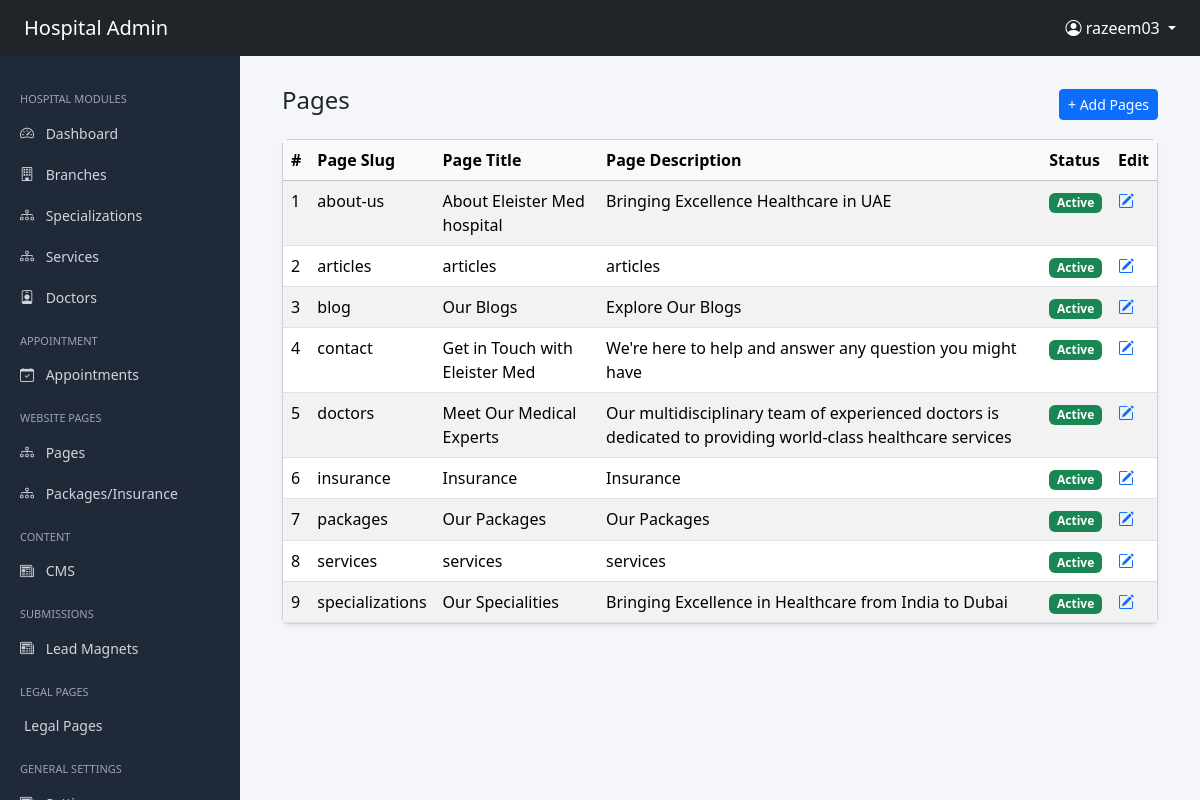
The app's page /administrator/listing-pages/ (signed in) with its own data.
### accounts/models.py (models this page shows, shortened)
class User(AbstractUser):
    phone_number = models.CharField(max_length=15, blank=True, null=True)
    is_admin = models.BooleanField(default=False)
    is_doctor = models.BooleanField(default=False)
    is_patient = models.BooleanField(default=True)

### administrator/models.py (models this page shows, shortened)
class SEOModel(models.Model):
    meta_title = models.CharField(max_length=255, blank=True)
    meta_description = models.TextField(blank=True)
    canonical_url = models.URLField(blank=True)
    primary_keywords = models.CharField(max_length=255, blank=True)
    secondary_keywords = models.CharField(max_length=255, blank=True)
    slug = models.SlugField(unique=True)
    og_title = models.CharField(max_length=255, blank=True)
    og_description = models.TextField(blank=True)
    og_image = models.ImageField(upload_to="seo/og/", blank=True, null=True)
    class Meta:
        abstract = True

class ListingPage(SEOModel):
    banner_title = models.CharField(max_length=255)
    banner_description = models.TextField(blank=True)
    banner_image = models.ImageField(
        upload_to='uploads/listing_banner/', blank=True, null=True
    )
    footer_title = models.CharField(max_length=255)
    footer_description = models.TextField(blank=True)
    page_title = models.CharField(max_length=255)
    page_description = models.TextField(blank=True)
    page_cta = models.TextField(blank=True)
    is_active = models.BooleanField(default=True)
    created_at = models.DateTimeField(auto_now_add=True)

### administrator/views.py (the view)
# urls.py: path( 'listing-pages/',ListingPageListView.as_view(),name="listing-page-list"),
@method_decorator(admin_required, name='dispatch')
class ListingPageListView(ListView):
    model = ListingPage
    template_name = "administrator/listing_page/list.html"
    ordering = ["slug"]

### userapp/context_processors.py (called while the page is built)
def global_data(request):
    def get_menu(slug):
        return MenuGroup.objects.prefetch_related('items').filter(
            slug=slug,
            is_active=True
        ).first()
    settings = GlobalSettings.objects.first()
    social_links = SocialLink.objects.filter(is_active=True).order_by('order')
    legal_pages = LegalPage.objects.filter(is_active=True)
    return {
        'global_settings': settings,
         'social_links': social_links,
         'legal_pages':legal_pages,
        'main_menu': get_menu('main-menu'),
        'specialization_menu': get_menu('specialization-menu'),
        'quick_links_menu': get_menu('quick-links-menu'),
    }

### administrator/templates/administrator/listing_page/list.html (shortened to what this page needs)
{% extends "administrator/shared/base.html" %}  {% block content %}
<div class="container-fluid">
  <div class="d-flex justify-content-between align-items-center mb-3">
    <h4>Pages</h4>
    <a
      href="{% url 'administrator:listing-page-create' %}"
      class="btn btn-primary btn-sm"
    >
      + Add Pages
    </a>
  </div>
  <div class="card shadow-sm">
    <div class="card-body p-0">
      <table class="table table-striped table-hover mb-0">
        <thead class="table-light">
          <tr>
            <th>#</th>
            <th>Page Slug</th>
            <th>Page Title</th>
            <th>Page Description</th>
            <th>Status</th>
            <th>Edit</th>
          </tr>
        </thead>
        <tbody>
          {% for object in object_list %}
          <tr>
            <td>{{ forloop.counter }}</td>
            <td>{{ object.slug }}</td>
            <td>{{ object.banner_title }}</td>
             <td>{{ object.banner_description }}</td>
            <td>
              {% if object.is_active %}
              <span class="badge bg-success">Active</span>
              {% else %}
              <span class="badge bg-secondary">Inactive</span>
              {% endif %}
            </td>
            <td>
              <a href="{% url 'administrator:listing-page-update' object.id %}" class="text-primary">
            <i class="bi bi-pencil-square"></i>
             </a>
            </td>
          </tr>
          {% empty %}
          <tr>
            <td colspan="4" class="text-center py-4">Nothing found</td>
          </tr>
          {% endfor %}
        </tbody>
      </table>
    </div>
  </div>
</div>
{% endblock %}

### administrator/templates/administrator/shared/base.html (shortened to what this page needs)
<!DOCTYPE html>
<html lang="en">
<head>
<link href="https://cdn.jsdelivr.net/npm/bootstrap@5.3.2/dist/css/bootstrap.min.css" rel="stylesheet">
<link href="https://cdn.jsdelivr.net/npm/bootstrap-icons@1.11.1/font/bootstrap-icons.css" rel="stylesheet">
</head>
<body>
<nav class="navbar navbar-dark bg-dark px-4 navbar-fixed">
<span class="navbar-brand">Hospital Admin</span>
<div class="ms-auto">
{% if request.user.is_authenticated %}
<div class="dropdown">
<a class="text-white dropdown-toggle text-decoration-none"
href="#"
data-bs-toggle="dropdown">
<i class="bi bi-person-circle"></i>
{{ request.user.username }}
</a>
</div>
{% endif %}
</div>
</nav>
<div class="sidebar">
<div class="menu-title">Hospital Modules</div>
<a href="{% url 'administrator:dashboard' %}">
<i class="bi bi-speedometer2"></i> Dashboard
</a>
<a href="{% url 'administrator:branch-list' %}">
<i class="bi bi-building"></i> Branches
</a>
<a href="{% url 'administrator:specialization-list' %}">
<i class="bi bi-diagram-3"></i> Specializations
</a>
<a href="{% url 'administrator:service-list' %}">
<i class="bi bi-diagram-3"></i> Services
</a>
<a href="{% url 'administrator:doctor-list' %}">
<i class="bi bi-person-badge"></i> Doctors
</a>
<div class="menu-title">Appointment</div>
<a data-bs-toggle="collapse" href="#appointments">
<i class="bi bi-calendar-check"></i> Appointments
</a>
<div class="menu-title">Website Pages</div>
<a data-bs-toggle="collapse" href="#pages">
<i class="bi bi-diagram-3"></i> Pages
</a>
<a data-bs-toggle="collapse" href="#servicepages">
<i class="bi bi-diagram-3"></i> Packages/Insurance
</a>
<div class="menu-title">Content</div>
<a data-bs-toggle="collapse" href="#contenttype">
<i class="bi bi-newspaper"></i> CMS
</a>
<div class="menu-title">Submissions</div>
<a data-bs-toggle="collapse" href="#submissions">
<i class="bi bi-newspaper"></i> Lead Magnets
</a>
<div class="menu-title">Legal Pages</div>
<a href="{% url 'administrator:legal-list' %}" class="ps-4">Legal Pages</a>
<div class="menu-title">General Settings</div>
<a data-bs-toggle="collapse" href="#gensettings">
<i class="bi bi-newspaper"></i> Settings
</a>
</div>
<div class="main-content">
{% block content %}{% endblock %}
</div>
</body>
</html>

### administrator/templates/administrator/shared/base.html (style rules this page uses)
body { background:#f4f6f9; overflow-x:hidden; }
.sidebar { position:fixed; top:56px; left:0; height:100%; width:240px; background:#1f2937; padding-top:20px; overflow-y:auto; }
.sidebar a { color:#d1d5db; padding:10px 20px; display:block; text-decoration:none; font-size:14px; }
.sidebar .menu-title { color:#9ca3af; font-size:11px; padding:15px 20px 5px; text-transform:uppercase; }
.sidebar i { margin-right:8px; }
.main-content { margin-left:240px; padding:30px; }

### records on screen
User: user.username "razeem03"
ListingPage: slug "about-us", banner_title "About Eleister Med hospital", banner_description "Bringing Excellence Healthcare in UAE", is_active "Active"
ListingPage: slug "articles", banner_title "articles", banner_description "articles", is_active "Active"
ListingPage: slug "blog", banner_title "Our Blogs", banner_description "Explore Our Blogs", is_active "Active"
ListingPage: slug "contact", banner_title "Get in Touch with Eleister Med", banner_description "We're here to help and answer any question you might have", is_active "Active"
ListingPage: slug "doctors", banner_title "Meet Our Medical Experts", banner_description "Our multidisciplinary team of experienced doctors is dedicated to providing world-class healthcare services", is_active "Active"
ListingPage: slug "insurance", banner_title "Insurance", banner_description "Insurance", is_active "Active"
ListingPage: slug "packages", banner_title "Our Packages", banner_description "Our Packages", is_active "Active"
ListingPage: slug "services", banner_title "services", banner_description "services", is_active "Active"
ListingPage: slug "specializations", banner_title "Our Specialities", banner_description "Bringing Excellence in Healthcare from India to Dubai", is_active "Active"
